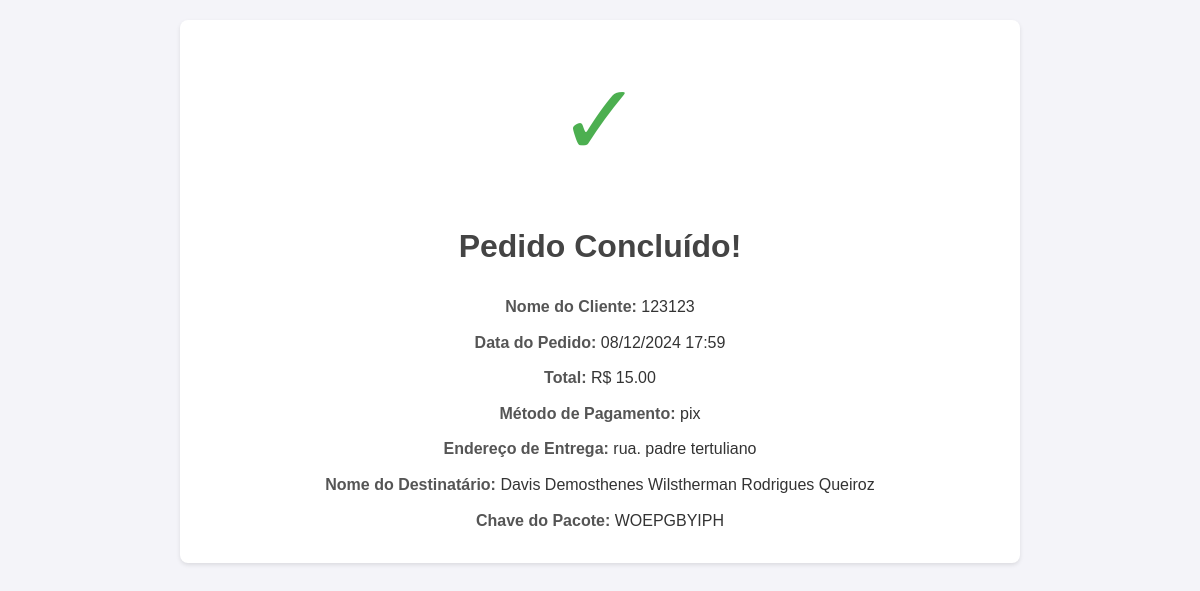
The app's page /pedido_concluido/1/, older data.
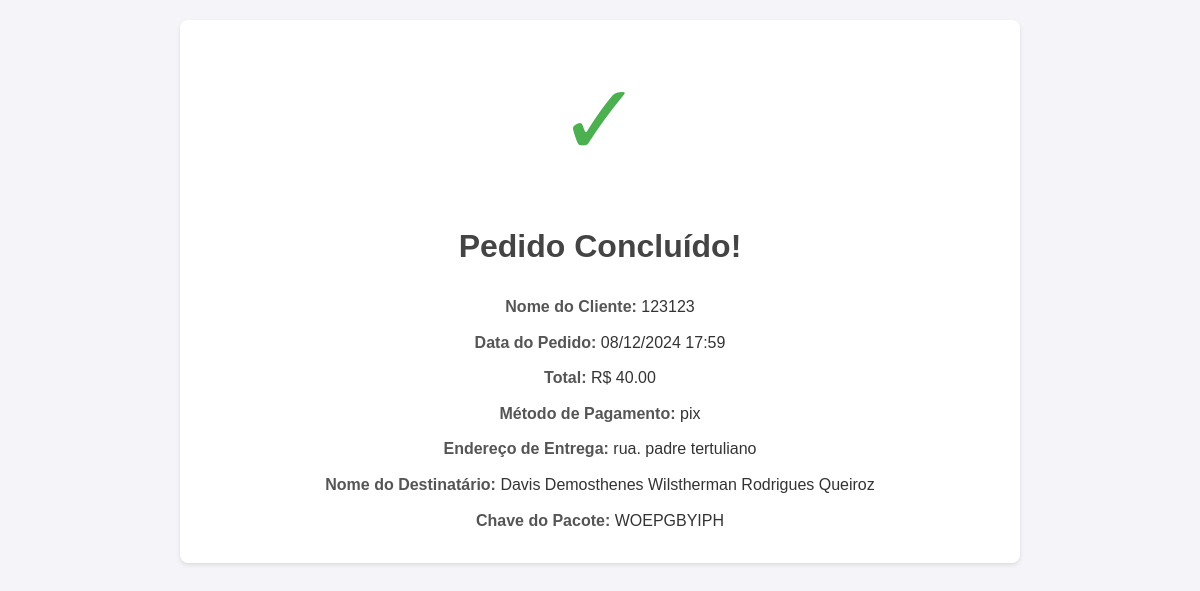
The same page, newer data.
### produtos/models.py (models this page shows, shortened)
class Pedido(models.Model):
    cliente = models.ForeignKey('Cliente', on_delete=models.CASCADE)
    carrinho = models.ForeignKey('Carrinho', on_delete=models.CASCADE)
    metodo_pagamento = models.CharField(max_length=255)
    endereco_entrega = models.CharField(max_length=255)
    nome_destinatario = models.CharField(max_length=255)
    chave_pacote = models.CharField(max_length=8, blank=True, null=True)
    data = models.DateTimeField(default=timezone.now)

class Carrinho(models.Model):
    cliente = models.OneToOneField(Cliente, on_delete=models.CASCADE)
    total = models.DecimalField(max_digits=10, decimal_places=2, default=0.00)

class Cliente(AbstractUser):
    telefone = models.CharField(max_length=15)
    endereco = models.TextField()
    USERNAME_FIELD = 'username'
    EMAIL_FIELD = 'email'
    REQUIRED_FIELDS = []
    objects = CustomManager()

### produtos/views.py (the view)
# urls.py: path('pedido_concluido/<int:pedido_id>/',views.pedido_concluido, name='pedido_concluido'),
def pedido_concluido(request, pedido_id):
    try:
        pedido = Pedido.objects.get(id=pedido_id)
        print(pedido.data)  # Verifique se a data está sendo recuperada
    except Pedido.DoesNotExist:
        return HttpResponse("Pedido não encontrado.")
    return render(request, 'produtos/pedido_concluido.html', {'pedido': pedido})

### produtos/templates/produtos/pedido_concluido.html (shortened to what this page needs)
<!DOCTYPE html>
<html lang="en">
<head>
</head>
<body>
    <div class="container">
        <div class="checkmark">&#10003;</div>
        <h1>Pedido Concluído!</h1>
        <div class="details">
            <p><strong>Nome do Cliente:</strong> {{ pedido.cliente.username }}</p>
            <p><strong>Data do Pedido:</strong> {{ pedido.data|date:"d/m/Y H:i" }}</p>
            <p><strong>Total:</strong> R$ {{ pedido.carrinho.total|floatformat:2 }}</p>
            <p><strong>Método de Pagamento:</strong> {{ pedido.metodo_pagamento }}</p>
            <p><strong>Endereço de Entrega:</strong> {{ pedido.endereco_entrega }}</p>
            <p><strong>Nome do Destinatário:</strong> {{ pedido.nome_destinatario }}</p>
            <p><strong>Chave do Pacote:</strong> {{ pedido.chave_pacote }}</p>
        </div>
    </div>
</body>
</html>

Row changes from the older to the newer data that the page shows:
changed through a linked row, Pedido "pix": carrinho.total "15.00" → "40.00"
